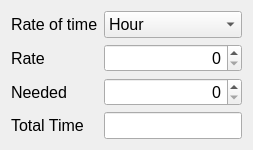
<?xml version="1.0" encoding="UTF-8"?>
<ui version="4.0">
 <class>CalculateTime</class>
 <widget class="QWidget" name="CalculateTime">
  <property name="geometry">
   <rect>
    <x>0</x>
    <y>0</y>
    <width>253</width>
    <height>136</height>
   </rect>
  </property>
  <property name="sizePolicy">
   <sizepolicy hsizetype="Preferred" vsizetype="Fixed">
    <horstretch>0</horstretch>
    <verstretch>0</verstretch>
   </sizepolicy>
  </property>
  <property name="maximumSize">
   <size>
    <width>16777215</width>
    <height>136</height>
   </size>
  </property>
  <property name="font">
   <font>
    <pointsize>12</pointsize>
   </font>
  </property>
  <property name="windowTitle">
   <string>Calculate Time</string>
  </property>
  <layout class="QGridLayout" name="gridLayout">
   <item row="0" column="0">
    <widget class="QLabel" name="label_4">
     <property name="text">
      <string>Rate of time</string>
     </property>
    </widget>
   </item>
   <item row="0" column="1">
    <widget class="QComboBox" name="cb_rate_time">
     <item>
      <property name="text">
       <string>Hour</string>
      </property>
     </item>
     <item>
      <property name="text">
       <string>Minute</string>
      </property>
     </item>
     <item>
      <property name="text">
       <string>Second</string>
      </property>
     </item>
    </widget>
   </item>
   <item row="1" column="0">
    <widget class="QLabel" name="label">
     <property name="text">
      <string>Rate</string>
     </property>
    </widget>
   </item>
   <item row="1" column="1">
    <widget class="QDoubleSpinBox" name="dsb_rate">
     <property name="alignment">
      <set>Qt::AlignRight|Qt::AlignTrailing|Qt::AlignVCenter</set>
     </property>
     <property name="accelerated">
      <bool>true</bool>
     </property>
     <property name="showGroupSeparator" stdset="0">
      <bool>true</bool>
     </property>
     <property name="decimals">
      <number>0</number>
     </property>
     <property name="maximum">
      <double>1000000000.000000000000000</double>
     </property>
    </widget>
   </item>
   <item row="2" column="0">
    <widget class="QLabel" name="label_2">
     <property name="text">
      <string>Needed</string>
     </property>
    </widget>
   </item>
   <item row="2" column="1">
    <widget class="QDoubleSpinBox" name="dsb_needed">
     <property name="alignment">
      <set>Qt::AlignRight|Qt::AlignTrailing|Qt::AlignVCenter</set>
     </property>
     <property name="accelerated">
      <bool>true</bool>
     </property>
     <property name="showGroupSeparator" stdset="0">
      <bool>true</bool>
     </property>
     <property name="decimals">
      <number>0</number>
     </property>
     <property name="maximum">
      <double>1000000000.000000000000000</double>
     </property>
    </widget>
   </item>
   <item row="3" column="0">
    <widget class="QLabel" name="label_3">
     <property name="text">
      <string>Total Time</string>
     </property>
    </widget>
   </item>
   <item row="3" column="1">
    <widget class="QLineEdit" name="lineedit_result">
     <property name="alignment">
      <set>Qt::AlignRight|Qt::AlignTrailing|Qt::AlignVCenter</set>
     </property>
     <property name="readOnly">
      <bool>true</bool>
     </property>
    </widget>
   </item>
  </layout>
 </widget>
 <resources/>
 <connections/>
</ui>
